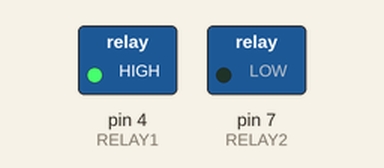
Bench run of a sketch on a simulated Arduino Uno, built with avr-gcc and run on an emulated ATmega328P. On the bench: switched loads named in the sketch (green lamp = pin HIGH).

Above: at 0.37 s.
At 3.62 s:
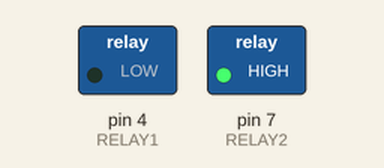
At 8.0 s:
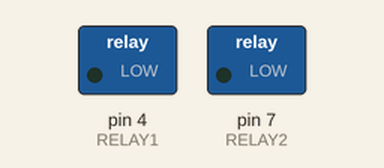
At 16.0 s:
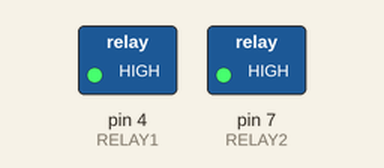
Timing chart, 0 to 20.8 s (numbered marks = the images above):
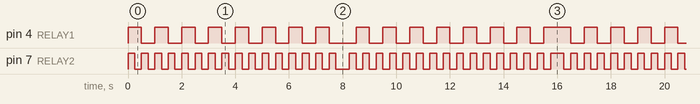

The sketch:

pneumatic-rotary-stepper.ino
```cpp
#define RELAY1  4
#define RELAY2  7
#define RELAY3  8
#define RELAY4  12

#define PERIOD 250
#define ITERATIONS 8

void setup() {
  // initialize the digital pins as an output.

  pinMode(RELAY1, OUTPUT);
  pinMode(RELAY2, OUTPUT);
//  pinMode(RELAY3, OUTPUT);
//  pinMode(RELAY4, OUTPUT);

}

void loop() {

  moving_right(PERIOD, ITERATIONS);
  moving_left(PERIOD, ITERATIONS);

}

void moving_right(int period, int iterations) {

  for (int ii = 0; ii < iterations; ii++) {

    // valve 2
    digitalWrite(RELAY1, HIGH);    // Turns ON Relay on digital pin 4
    digitalWrite(RELAY2, HIGH);    // Turns ON Relay on digital pin 4
    delay(period);               // size of drop in ms
    digitalWrite(RELAY2, LOW);     // Turns OFF Relay on digital pin 4
    delay(period);              // time between 1st and 2nd drops

    // valve 3
    digitalWrite(RELAY1, LOW);     // Turns OFF Relay on digital pin 4
    digitalWrite(RELAY2, HIGH);    // Turns ON Relay on digital pin 4
    delay(period);               // size of drop in ms
    digitalWrite(RELAY2, LOW);     // Turns OFF Relay on digital pin 4
    delay(period);              // time between 1st and 2nd drops

  }

}

void moving_left(int period, int iterations) {

  for (int ii = 0; ii < iterations; ii++) {

    // valve 3
    digitalWrite(RELAY1, LOW);    // Turns ON Relay on digital pin 4
    digitalWrite(RELAY2, LOW);    // Turns ON Relay on digital pin 4
    delay(period);               // size of drop in ms
    digitalWrite(RELAY2, HIGH);     // Turns OFF Relay on digital pin 4
    delay(period);              // time between 1st and 2nd drops

    // valve 2
    digitalWrite(RELAY1, HIGH);     // Turns OFF Relay on digital pin 4
    digitalWrite(RELAY2, LOW);    // Turns ON Relay on digital pin 4
    delay(period);               // size of drop in ms
    digitalWrite(RELAY2, HIGH);     // Turns OFF Relay on digital pin 4
    delay(period);              // time between 1st and 2nd drops

  }

}
```

Measured:
- by itself, pin 4 (RELAY1): moves between LOW and HIGH, repeating every 16.0 s
- by itself, pin 7 (RELAY2): moves between LOW and HIGH, repeating every 7.3 s
- by itself, everything shown: repeats every 16.0 s, in 62 steps
